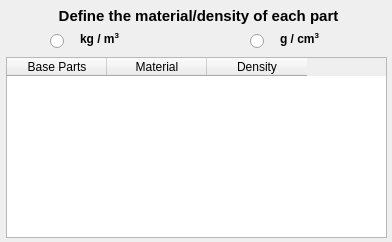
<?xml version="1.0" encoding="UTF-8"?>
<ui version="4.0">
 <class>Materials</class>
 <widget class="QWidget" name="Materials">
  <property name="geometry">
   <rect>
    <x>0</x>
    <y>0</y>
    <width>392</width>
    <height>242</height>
   </rect>
  </property>
  <property name="minimumSize">
   <size>
    <width>390</width>
    <height>242</height>
   </size>
  </property>
  <property name="windowTitle">
   <string>Materials and Densities</string>
  </property>
  <widget class="QTableWidget" name="tableWidget">
   <property name="geometry">
    <rect>
     <x>6</x>
     <y>57</y>
     <width>381</width>
     <height>181</height>
    </rect>
   </property>
   <property name="minimumSize">
    <size>
     <width>300</width>
     <height>180</height>
    </size>
   </property>
   <property name="alternatingRowColors">
    <bool>true</bool>
   </property>
   <property name="showGrid">
    <bool>true</bool>
   </property>
   <property name="rowCount">
    <number>0</number>
   </property>
   <property name="columnCount">
    <number>3</number>
   </property>
   <attribute name="horizontalHeaderVisible">
    <bool>true</bool>
   </attribute>
   <attribute name="horizontalHeaderCascadingSectionResizes">
    <bool>false</bool>
   </attribute>
   <attribute name="horizontalHeaderStretchLastSection">
    <bool>false</bool>
   </attribute>
   <attribute name="verticalHeaderVisible">
    <bool>false</bool>
   </attribute>
   <column>
    <property name="text">
     <string>Base Parts</string>
    </property>
   </column>
   <column>
    <property name="text">
     <string>Material</string>
    </property>
   </column>
   <column>
    <property name="text">
     <string>Density</string>
    </property>
   </column>
  </widget>
  <widget class="QRadioButton" name="kgm3">
   <property name="geometry">
    <rect>
     <x>50</x>
     <y>30</y>
     <width>31</width>
     <height>22</height>
    </rect>
   </property>
   <property name="text">
    <string/>
   </property>
  </widget>
  <widget class="QRadioButton" name="gcm3">
   <property name="geometry">
    <rect>
     <x>250</x>
     <y>30</y>
     <width>31</width>
     <height>22</height>
    </rect>
   </property>
   <property name="text">
    <string/>
   </property>
  </widget>
  <widget class="QLabel" name="label">
   <property name="geometry">
    <rect>
     <x>80</x>
     <y>30</y>
     <width>58</width>
     <height>18</height>
    </rect>
   </property>
   <property name="text">
    <string>&lt;html&gt;&lt;head/&gt;&lt;body&gt;&lt;p&gt;&lt;span style=&quot; font-weight:600;&quot;&gt;kg / m&lt;/span&gt;&lt;span style=&quot; font-weight:600; vertical-align:super;&quot;&gt;3&lt;/span&gt;&lt;/p&gt;&lt;/body&gt;&lt;/html&gt;</string>
   </property>
  </widget>
  <widget class="QLabel" name="label_2">
   <property name="geometry">
    <rect>
     <x>280</x>
     <y>30</y>
     <width>58</width>
     <height>18</height>
    </rect>
   </property>
   <property name="text">
    <string>&lt;html&gt;&lt;head/&gt;&lt;body&gt;&lt;p&gt;&lt;span style=&quot; font-weight:600;&quot;&gt;g / cm&lt;/span&gt;&lt;span style=&quot; font-weight:600; vertical-align:super;&quot;&gt;3&lt;/span&gt;&lt;/p&gt;&lt;/body&gt;&lt;/html&gt;</string>
   </property>
  </widget>
  <widget class="QLabel" name="label_3">
   <property name="geometry">
    <rect>
     <x>13</x>
     <y>7</y>
     <width>371</width>
     <height>18</height>
    </rect>
   </property>
   <property name="sizePolicy">
    <sizepolicy hsizetype="Expanding" vsizetype="Preferred">
     <horstretch>0</horstretch>
     <verstretch>0</verstretch>
    </sizepolicy>
   </property>
   <property name="text">
    <string>&lt;html&gt;&lt;head/&gt;&lt;body&gt;&lt;p align=&quot;center&quot;&gt;&lt;span style=&quot; font-size:11pt; font-weight:600;&quot;&gt;Define the material/density of each part&lt;/span&gt;&lt;/p&gt;&lt;/body&gt;&lt;/html&gt;</string>
   </property>
   <property name="wordWrap">
    <bool>true</bool>
   </property>
  </widget>
 </widget>
 <resources/>
 <connections/>
</ui>
